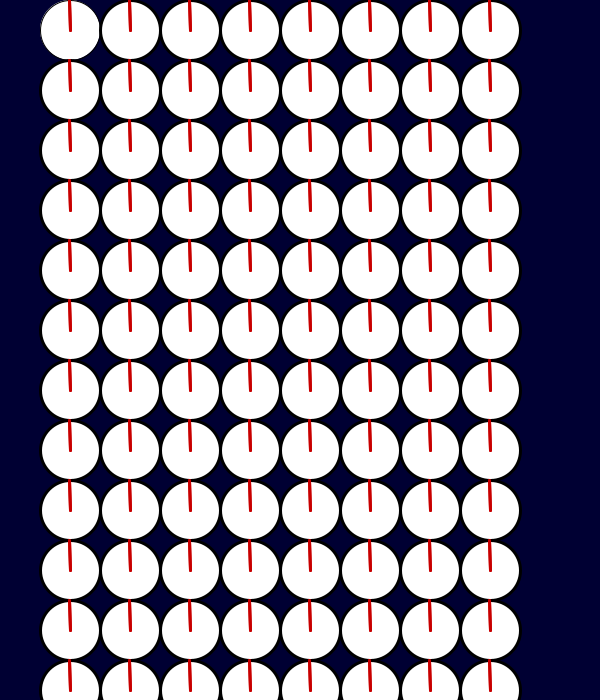
Frame 1 (no input)
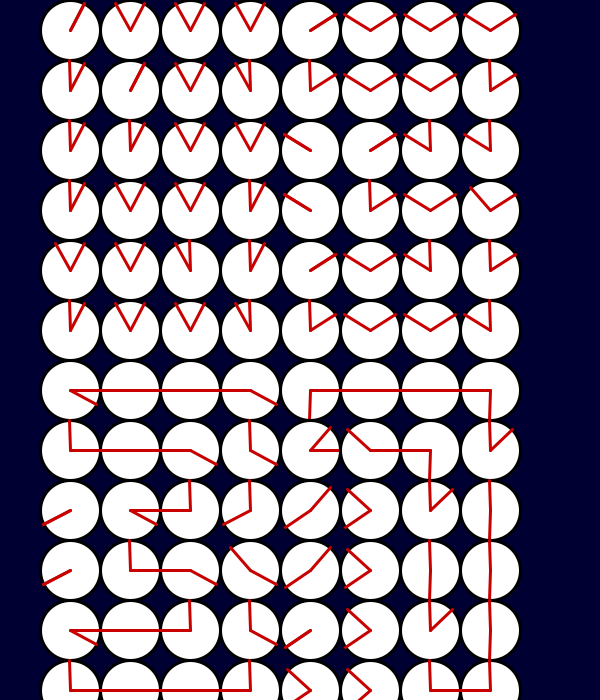
Frame 60 (the mouse pressed at the canvas centre just before this capture)
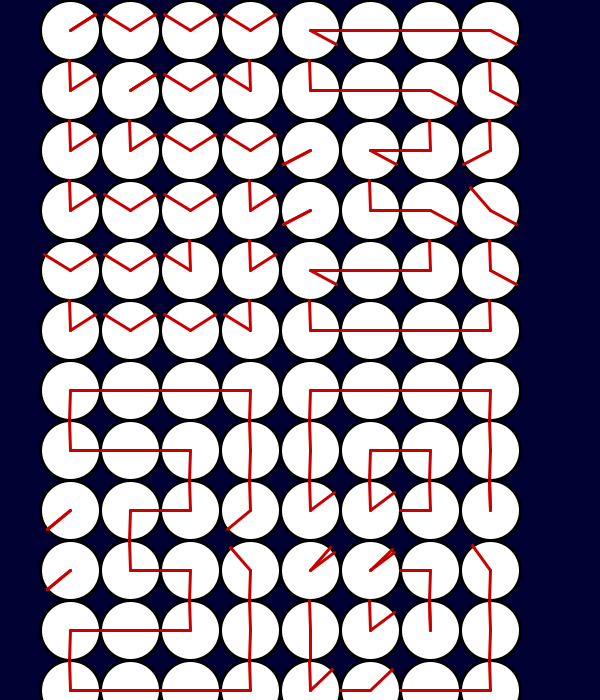
Frame 120 (the mouse held since frame 60 and released just before this capture)

The Processing sketch that drew these frames (run headless with seeded random() and noise(); from frame 60 on, the mouse is pressed at the canvas centre):

// Processing sketch: ClockProject
// ── ClockProject.pde
ElemClock h1;
ElemClock h2;
ElemClock m1;
ElemClock m2;



void setup(){
  size(600, 700);
  h1 = new ElemClock(70, 30);
  h2 = new ElemClock(310, 30);
  m1 = new ElemClock(70, 390);
  m2 = new ElemClock(310, 390);
  h1.speed = .5;
  h2.speed = 1;
  m1.speed = 2;
  
 
  
}


int i = 0;
void draw(){
  background(0, 0, 51);
  int _h0 = minute() % 10;
  int _h1 = minute()/10;
  int _s0 = second() % 10;
  int _s1 = second()/10;
  
  h1.digit_show(_h1);
  h2.digit_show(_h0);
  m1.digit_show(_s1);
  m2.digit_show(_s0);
  
}

void mouseReleased(){
  i++;
  if(i > 9) i = 0;
}
// ── ElemClock.pde
class ElemClock{
    int [][] pos0 = {
    {180, 90}, {-90, 90}, {-90, 90}, {-90, 180},
    {180, 0}, {180, 90}, {-90, 180}, {0, 180},
    {180, 0}, {180, 0}, {0, 180}, {0, 180}, 
    {180, 0}, {180, 0}, {0, 180}, {0, 180},
    {-180, 0}, {90, 0}, {-90, 0}, {0, 180},
    {0, 90}, {-90, 90}, {-90, 90}, {-90, 0},
    
  };
  
  int [][] pos1 = {
    {180, 90}, {-90, 90}, {-90, 180}, {-130, -130},
    {90, 0}, {180, -90}, {0, 180}, {-130, -130},
    {-130, -130}, {180, 0}, {0, 180}, {-130, -130}, 
    {-130, -130}, {180, 0}, {0, 180}, {-130, -130},
    {-180, 90}, {-90, 0}, {90, 0}, {-90, 180},
    {0, 90}, {-90, 90}, {-90, 90}, {-90, 0},
    
  };
  
  int [][] pos2 = {
    {180, 90}, {-90, 90}, {-90, 90}, {-90, 180},
    {90, 0}, {90, -90}, {-90, 180}, {0, 180},
    {180, 90}, {-90, 90}, {0, -90}, {0, 180}, 
    {180, 0}, {180, 90}, {-90, 90}, {-90, 0},
    {180, 0}, {90, 0}, {90, -90}, {-90, 180},
    {0, 90}, {-90, 90}, {-90, 90}, {-90, 0},
  };
  
  int [][] pos3 = {
    {180, 90}, {-90, 90}, {-90, 90}, {-90, 180},
    {90, 0}, {90, -90}, {-90, 180}, {0, 180},
    {-130, -130}, {180, 90}, {0, -90}, {-130, 0}, 
    {-130, -130}, {0, 90}, {-90, 180}, {-40, 180},
    {180, 90}, {90, -90}, {-90, 0}, {0, 180},
    {0, 90}, {-90, 90}, {-90, 90}, {-90, 0},
  };
  
  int [][] pos4 = {
    {180, 90}, {-90, 180}, {180, 90}, {-90, 180},
    {180, 0}, {180, 0}, {0, 180}, {0, 180},
    {180, 0}, {0, 90}, {-90, 0}, {0, 180}, 
    {90, 0}, {-90, 90}, {-90, 180}, {0, 180},
    {-130, -130}, {-130, -130}, {180, 0}, {0, 180},
    {-130, -130}, {-130, -130}, {0, 90}, {-90, 0},
  };
  
  int [][] pos5 = {
    {180, 90}, {-90, 90}, {-90, 90}, {-90, 180},
    {180, 0}, {180, 90}, {-90, 90}, {0, -90},
    {180, 0}, {0, 90}, {-90, 90}, {-90, 180}, 
    {90, 0}, {-90, 90}, {-90, 180}, {0, 180},
    {-180, 90}, {90, -90}, {-90, 0}, {0, 180},
    {0, 90}, {-90, 90}, {-90, 90}, {-90, 0},
    
  };
  
  int [][] pos6 = {
    {180, 90}, {-90, 90}, {-90, 90}, {-90, 180},
    {180, 0}, {180, 90}, {-90, 90}, {0, -90},
    {180, 0}, {0, 90}, {-90, 90}, {-90, 180}, 
    {180, 0}, {-180, 90}, {-90, 180}, {0, 180},
    {-180, 0}, {0, 90}, {-90, 0}, {0, 180},
    {0, 90}, {-90, 90}, {-90, 90}, {-90, 0},
    
  };
  
  int [][] pos7 = {
    {180, 90}, {-90, 90}, {-90, 90}, {-90, 180},
    {0, 90}, {90, -90}, {-90, 180}, {0, 180},
    {-130, -130}, {-130, -130}, {180, 0}, {0, 180}, 
    {-130, -130}, {-130, -130}, {0, 180}, {0, 180},
    {-130, -130}, {-130, -130}, {180, 0}, {0, 180},
    {-130, -130}, {-130, -130}, {0, 90}, {-90, 0},
  };
  
  int [][] pos8 = {
    {180, 90}, {-90, 90}, {-90, 90}, {-90, 180},
    {180, 0}, {180, 90}, {-90, 180}, {0, 180},
    {150, 0}, {90, 0}, {0, -90}, {0, -140}, 
    {180, 40}, {180, 90}, {-90, 180}, {-40, 180},
    {-180, 0}, {90, 0}, {-90, 0}, {0, 180},
    {0, 90}, {-90, 90}, {-90, 90}, {-90, 0},
    
  };
  
  int [][] pos9 = {
    {180, 90}, {-90, 90}, {-90, 90}, {-90, 180},
    {180, 0}, {180, 90}, {-90, 180}, {0, 180},
    {180, 0}, {0, 90}, {-90, 0}, {0, 180}, 
    {90, 0}, {-90, 90}, {-90, 180}, {0, 180},
    {180, 90}, {90, -90}, {-90, 0}, {0, 180},
    {0, 90}, {-90, 90}, {-90, 90}, {-90, 0},
  };
  final int COUNT = 24;
  int[] [] prepos = new int [COUNT] [2];

  ElemClockItem[]  es = new ElemClockItem[COUNT];
  int x1;
  int y1;
  float speed;
  ElemClock(int x, int y){
    speed = 6;
    for(int i = 0; i < COUNT; i ++){
    es[i] = new ElemClockItem();
    
    es[i].x = x1 * 60 + x;
    es[i].y = y1 * 60 + y;
    
    
    
    x1 += 1;
    if(x1 >= 4){
      x1 = 0;
      y1 += 1;
    }
    
  }
  
  }
  
  void digit_show(int num){
    for(int i = 0; i < COUNT; i ++){
      prepos[i][0] = int(es[i].l1.angle);
      prepos[i][1] = int(es[i].l2.angle);
         
    }
    switch(num){
      case 0:
        for(int i = 0; i < COUNT; i ++){
          es[i].show();
         
            if(prepos[i][0] > pos0[i][0]){
              es[i].l1.angle -= speed;
            }else if(prepos[i][0] < pos0[i][0]){
              es[i].l1.angle += speed;
            }if(prepos[i][1] > pos0[i][1]){
              es[i].l2.angle -= speed;
            }else if(prepos[i][1] < pos0[i][1]){
              es[i].l2.angle += speed;
            }
          
          
        }
      break;
      case 1:
        for(int i = 0; i < COUNT; i ++){
          es[i].show();
          if(prepos[i][0] > pos1[i][0]){
              es[i].l1.angle -= speed;
            }else if(prepos[i][0] < pos1[i][0]){
              es[i].l1.angle += speed;
            }if(prepos[i][1] > pos1[i][1]){
              es[i].l2.angle -= speed;
            }else if(prepos[i][1] < pos1[i][1]){
              es[i].l2.angle += speed;
            }
        }
      break;
      case 2:
        for(int i = 0; i < COUNT; i ++){
          es[i].show();
          if(prepos[i][0] > pos2[i][0]){
              es[i].l1.angle -= speed;
            }else if(prepos[i][0] < pos2[i][0]){
              es[i].l1.angle += speed;
            }if(prepos[i][1] > pos2[i][1]){
              es[i].l2.angle -= speed;
            }else if(prepos[i][1] < pos2[i][1]){
              es[i].l2.angle += speed;
            }
        }
      break;
      case 3:
        for(int i = 0; i < COUNT; i ++){
          es[i].show();
          if(prepos[i][0] > pos3[i][0]){
              es[i].l1.angle -= speed;
            }else if(prepos[i][0] < pos3[i][0]){
              es[i].l1.angle += speed;
            }if(prepos[i][1] > pos3[i][1]){
              es[i].l2.angle -= speed;
            }else if(prepos[i][1] < pos3[i][1]){
              es[i].l2.angle += speed;
            }
        }
      break;
      
      case 4:
        for(int i = 0; i < COUNT; i ++){
          es[i].show();
          if(prepos[i][0] > pos4[i][0]){
              es[i].l1.angle -= speed;
            }else if(prepos[i][0] < pos4[i][0]){
              es[i].l1.angle += speed;
            }if(prepos[i][1] > pos4[i][1]){
              es[i].l2.angle -= speed;
            }else if(prepos[i][1] < pos4[i][1]){
              es[i].l2.angle += speed;
            }
        }
      break;
      
      case 5:
        for(int i = 0; i < COUNT; i ++){
          es[i].show();
          if(prepos[i][0] > pos5[i][0]){
              es[i].l1.angle -= speed;
            }else if(prepos[i][0] < pos5[i][0]){
              es[i].l1.angle += speed;
            }if(prepos[i][1] > pos5[i][1]){
              es[i].l2.angle -= speed;
            }else if(prepos[i][1] < pos5[i][1]){
              es[i].l2.angle += speed;
            }
        }
      break;
      
      case 6:
        for(int i = 0; i < COUNT; i ++){
          es[i].show();
          if(prepos[i][0] > pos6[i][0]){
              es[i].l1.angle -= speed;
            }else if(prepos[i][0] < pos6[i][0]){
              es[i].l1.angle += speed;
            }if(prepos[i][1] > pos6[i][1]){
              es[i].l2.angle -= speed;
            }else if(prepos[i][1] < pos6[i][1]){
              es[i].l2.angle += speed;
            }
        }
      break;
      
      case 7:
        for(int i = 0; i < COUNT; i ++){
          es[i].show();
          if(prepos[i][0] > pos7[i][0]){
              es[i].l1.angle -= speed;
            }else if(prepos[i][0] < pos7[i][0]){
              es[i].l1.angle += speed;
            }if(prepos[i][1] > pos7[i][1]){
              es[i].l2.angle -= speed;
            }else if(prepos[i][1] < pos7[i][1]){
              es[i].l2.angle += speed;
            }
        }
      break;
      
      case 8:
        for(int i = 0; i < COUNT; i ++){
          es[i].show();
          if(prepos[i][0] > pos8[i][0]){
              es[i].l1.angle -= speed;
            }else if(prepos[i][0] < pos8[i][0]){
              es[i].l1.angle += speed;
            }if(prepos[i][1] > pos8[i][1]){
              es[i].l2.angle -= speed;
            }else if(prepos[i][1] < pos8[i][1]){
              es[i].l2.angle += speed;
            }
        }
      break;
      
      case 9:
        for(int i = 0; i < COUNT; i ++){
          es[i].show();
          if(prepos[i][0] > pos9[i][0]){
              es[i].l1.angle -= speed;
            }else if(prepos[i][0] < pos9[i][0]){
              es[i].l1.angle += speed;
            }if(prepos[i][1] > pos9[i][1]){
              es[i].l2.angle -= speed;
            }else if(prepos[i][1] < pos9[i][1]){
              es[i].l2.angle += speed;
            }
        }
      break;
      
    }
  }
  
}
// ── ElemClockItem.pde
class ElemClockItem{
  float x;
  float y;
  float rad;
  
  Point l1, l2;
  ElemClockItem(){
    x = width/2;
    y = height/2;
    rad = 30;
    l1 = new Point();
    l2 = new Point();
    l1.speed = 1;
    l2.speed = 1;
  }
  
  void show(){
    
    l1.x = rad * cos(radians(l1.angle) - PI / 2);
    l1.y = rad * sin(radians(l1.angle) - PI / 2);
    
    l2.x = rad * cos(radians(l2.angle) - PI / 2);
    l2.y = rad * sin(radians(l2.angle) - PI / 2);
    
    pushMatrix();
    translate(x, y);
    stroke(0);
    ellipse(0, 0, 2 * rad, 2 * rad);
    stroke(200, 0, 0);
    strokeWeight(3);
    line(0, 0, l1.x, l1.y);
    line(0, 0, l2.x, l2.y);
    popMatrix();
  }
  
  void update(){
    l1.angle += l1.speed;
    l2.angle -= l2.speed;
  }
  
  class Point{
    
    float x;
    float y;
    float angle;
    float speed;
    
  }
  
}
